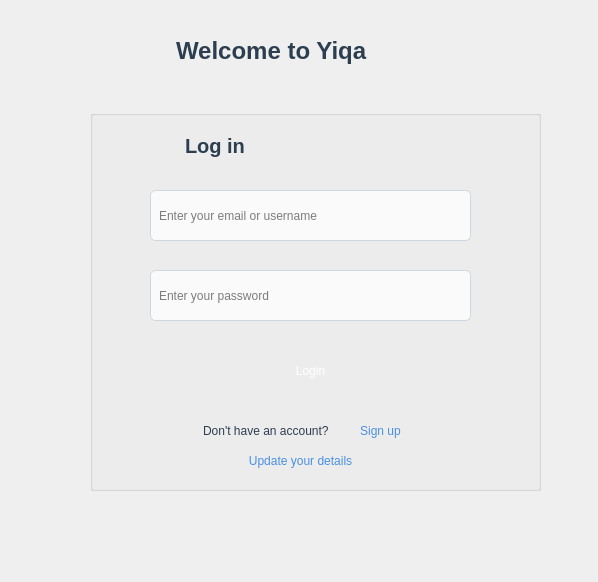
<?xml version="1.0" encoding="UTF-8"?>
<ui version="4.0">
 <class>Dialog</class>
 <widget class="QDialog" name="Dialog">
  <property name="geometry">
   <rect>
    <x>0</x>
    <y>0</y>
    <width>598</width>
    <height>582</height>
   </rect>
  </property>
  <property name="windowTitle">
   <string>Dialog</string>
  </property>
  <widget class="QLabel" name="welcome_label">
   <property name="geometry">
    <rect>
     <x>170</x>
     <y>10</y>
     <width>241</width>
     <height>81</height>
    </rect>
   </property>
   <property name="autoFillBackground">
    <bool>false</bool>
   </property>
   <property name="styleSheet">
    <string notr="true">    font-family: 'Segoe UI';
    font-size: 24px;
    font-weight: bold;
    color: #2C3E50;
    padding: 10px 0;
    qproperty-alignment: AlignCenter;

</string>
   </property>
   <property name="text">
    <string>Welcome to Yiqa</string>
   </property>
  </widget>
  <widget class="QStackedWidget" name="stackedWidget">
   <property name="geometry">
    <rect>
     <x>60</x>
     <y>90</y>
     <width>511</width>
     <height>461</height>
    </rect>
   </property>
   <property name="currentIndex">
    <number>0</number>
   </property>
   <widget class="QWidget" name="login_page">
    <widget class="QGroupBox" name="groupBox">
     <property name="geometry">
      <rect>
       <x>30</x>
       <y>20</y>
       <width>451</width>
       <height>381</height>
      </rect>
     </property>
     <property name="title">
      <string/>
     </property>
     <widget class="QLineEdit" name="email">
      <property name="geometry">
       <rect>
        <x>60</x>
        <y>80</y>
        <width>321</width>
        <height>51</height>
       </rect>
      </property>
      <property name="styleSheet">
       <string notr="true">background-color: #FAFAFA;
border: 1px solid #CED6E0;
border-radius: 5px;
padding: 6px;
</string>
      </property>
      <property name="placeholderText">
       <string>Enter your email or username</string>
      </property>
     </widget>
     <widget class="QLineEdit" name="password">
      <property name="geometry">
       <rect>
        <x>60</x>
        <y>160</y>
        <width>321</width>
        <height>51</height>
       </rect>
      </property>
      <property name="styleSheet">
       <string notr="true">background-color: #FAFAFA;
border: 1px solid #CED6E0;
border-radius: 5px;
padding: 6px;
</string>
      </property>
      <property name="maxLength">
       <number>8</number>
      </property>
      <property name="echoMode">
       <enum>QLineEdit::Password</enum>
      </property>
      <property name="placeholderText">
       <string>Enter your password</string>
      </property>
     </widget>
     <widget class="QPushButton" name="login_btn">
      <property name="geometry">
       <rect>
        <x>60</x>
        <y>240</y>
        <width>321</width>
        <height>41</height>
       </rect>
      </property>
      <property name="cursor">
       <cursorShape>PointingHandCursor</cursorShape>
      </property>
      <property name="styleSheet">
       <string notr="true">background: qlineargradient(x1:0, y1:0, x2:1, y2:0,
                            stop:0 #4A90E2, stop:1 #357ABD);
color: white;
border-radius: 6px;
</string>
      </property>
      <property name="text">
       <string>Login</string>
      </property>
     </widget>
     <widget class="QPushButton" name="signup_btn2">
      <property name="geometry">
       <rect>
        <x>260</x>
        <y>300</y>
        <width>61</width>
        <height>41</height>
       </rect>
      </property>
      <property name="cursor">
       <cursorShape>PointingHandCursor</cursorShape>
      </property>
      <property name="styleSheet">
       <string notr="true">color: #4A90E2;
border-radius: 6px;

</string>
      </property>
      <property name="text">
       <string>Sign up</string>
      </property>
     </widget>
     <widget class="QLabel" name="no_acc_label">
      <property name="geometry">
       <rect>
        <x>110</x>
        <y>300</y>
        <width>161</width>
        <height>41</height>
       </rect>
      </property>
      <property name="styleSheet">
       <string notr="true">    font-family: 'Segoe UI';
    font-size: 12px;
    color: #2C3E50;
    padding: 10px 0;
    qproperty-alignment: AlignCenter;

</string>
      </property>
      <property name="text">
       <string>Don't have an account?</string>
      </property>
     </widget>
     <widget class="QLabel" name="login_label">
      <property name="geometry">
       <rect>
        <x>90</x>
        <y>10</y>
        <width>191</width>
        <height>51</height>
       </rect>
      </property>
      <property name="styleSheet">
       <string notr="true">    font-family: 'Segoe UI';
    font-size: 20px;
    font-weight: bold;
    color: #2C3E50;
    padding: 10px 0;
    qproperty-alignment: AlignCenter;

</string>
      </property>
      <property name="text">
       <string>Log in</string>
      </property>
     </widget>
     <widget class="QPushButton" name="update_btn_2">
      <property name="geometry">
       <rect>
        <x>150</x>
        <y>330</y>
        <width>121</width>
        <height>41</height>
       </rect>
      </property>
      <property name="cursor">
       <cursorShape>PointingHandCursor</cursorShape>
      </property>
      <property name="styleSheet">
       <string notr="true">color: #4A90E2;
border-radius: 6px;

</string>
      </property>
      <property name="text">
       <string>Update your details</string>
      </property>
     </widget>
    </widget>
   </widget>
   <widget class="QWidget" name="signup_page">
    <widget class="QGroupBox" name="groupBox_2">
     <property name="geometry">
      <rect>
       <x>30</x>
       <y>30</y>
       <width>461</width>
       <height>421</height>
      </rect>
     </property>
     <property name="title">
      <string/>
     </property>
     <widget class="QLabel" name="SignUpLabel">
      <property name="geometry">
       <rect>
        <x>110</x>
        <y>0</y>
        <width>171</width>
        <height>51</height>
       </rect>
      </property>
      <property name="styleSheet">
       <string notr="true">    font-family: 'Segoe UI';
    font-size: 20px;
    font-weight: bold;
    color: #2C3E50;
    padding: 10px 0;
    qproperty-alignment: AlignCenter;

</string>
      </property>
      <property name="text">
       <string>Sign up</string>
      </property>
     </widget>
     <widget class="QLineEdit" name="email_2">
      <property name="geometry">
       <rect>
        <x>60</x>
        <y>50</y>
        <width>321</width>
        <height>51</height>
       </rect>
      </property>
      <property name="styleSheet">
       <string notr="true">background-color: #FAFAFA;
border: 1px solid #CED6E0;
border-radius: 5px;
padding: 6px;
</string>
      </property>
      <property name="inputMask">
       <string/>
      </property>
      <property name="placeholderText">
       <string>Enter your email or username</string>
      </property>
     </widget>
     <widget class="QLineEdit" name="phone_no">
      <property name="geometry">
       <rect>
        <x>60</x>
        <y>120</y>
        <width>321</width>
        <height>51</height>
       </rect>
      </property>
      <property name="accessibleDescription">
       <string/>
      </property>
      <property name="styleSheet">
       <string notr="true">background-color: #FAFAFA;
border: 1px solid #CED6E0;
border-radius: 5px;
padding: 6px;
</string>
      </property>
      <property name="inputMask">
       <string>+90 000-000-0000;_</string>
      </property>
      <property name="placeholderText">
       <string>Enter your telephone no</string>
      </property>
     </widget>
     <widget class="QLineEdit" name="password_2">
      <property name="geometry">
       <rect>
        <x>60</x>
        <y>190</y>
        <width>321</width>
        <height>51</height>
       </rect>
      </property>
      <property name="styleSheet">
       <string notr="true">background-color: #FAFAFA;
border: 1px solid #CED6E0;
border-radius: 5px;
padding: 6px;
</string>
      </property>
      <property name="maxLength">
       <number>8</number>
      </property>
      <property name="echoMode">
       <enum>QLineEdit::Password</enum>
      </property>
      <property name="placeholderText">
       <string>Create your password</string>
      </property>
     </widget>
     <widget class="QPushButton" name="signup_btn">
      <property name="geometry">
       <rect>
        <x>60</x>
        <y>340</y>
        <width>321</width>
        <height>41</height>
       </rect>
      </property>
      <property name="cursor">
       <cursorShape>PointingHandCursor</cursorShape>
      </property>
      <property name="styleSheet">
       <string notr="true">background: qlineargradient(x1:0, y1:0, x2:1, y2:0,
                            stop:0 #4A90E2, stop:1 #357ABD);
color: white;
border-radius: 6px;
</string>
      </property>
      <property name="text">
       <string>Sign up</string>
      </property>
     </widget>
     <widget class="QLineEdit" name="confirm_password">
      <property name="geometry">
       <rect>
        <x>60</x>
        <y>260</y>
        <width>321</width>
        <height>51</height>
       </rect>
      </property>
      <property name="styleSheet">
       <string notr="true">background-color: #FAFAFA;
border: 1px solid #CED6E0;
border-radius: 5px;
padding: 6px;
</string>
      </property>
      <property name="maxLength">
       <number>8</number>
      </property>
      <property name="echoMode">
       <enum>QLineEdit::Password</enum>
      </property>
      <property name="placeholderText">
       <string>Confirm your password</string>
      </property>
     </widget>
     <widget class="QComboBox" name="comboBox">
      <property name="geometry">
       <rect>
        <x>280</x>
        <y>20</y>
        <width>101</width>
        <height>22</height>
       </rect>
      </property>
      <item>
       <property name="text">
        <string>Student</string>
       </property>
      </item>
      <item>
       <property name="text">
        <string>Admin</string>
       </property>
      </item>
     </widget>
    </widget>
   </widget>
   <widget class="QWidget" name="page">
    <widget class="QGroupBox" name="groupBox_3">
     <property name="geometry">
      <rect>
       <x>30</x>
       <y>20</y>
       <width>451</width>
       <height>411</height>
      </rect>
     </property>
     <property name="title">
      <string/>
     </property>
     <widget class="QLabel" name="SignUpLabel_3">
      <property name="geometry">
       <rect>
        <x>80</x>
        <y>0</y>
        <width>261</width>
        <height>51</height>
       </rect>
      </property>
      <property name="styleSheet">
       <string notr="true">    font-family: 'Segoe UI';
    font-size: 20px;
    font-weight: bold;
    color: #2C3E50;
    padding: 10px 0;
    qproperty-alignment: AlignCenter;

</string>
      </property>
      <property name="text">
       <string>Update your credentials</string>
      </property>
     </widget>
     <widget class="QLineEdit" name="old_telephone">
      <property name="geometry">
       <rect>
        <x>60</x>
        <y>50</y>
        <width>321</width>
        <height>51</height>
       </rect>
      </property>
      <property name="styleSheet">
       <string notr="true">background-color: #FAFAFA;
border: 1px solid #CED6E0;
border-radius: 5px;
padding: 6px;
</string>
      </property>
      <property name="inputMask">
       <string>+90 000-000-0000;_</string>
      </property>
      <property name="placeholderText">
       <string>Enter old telephone no</string>
      </property>
     </widget>
     <widget class="QLineEdit" name="new_telephone">
      <property name="geometry">
       <rect>
        <x>60</x>
        <y>120</y>
        <width>321</width>
        <height>51</height>
       </rect>
      </property>
      <property name="styleSheet">
       <string notr="true">background-color: #FAFAFA;
border: 1px solid #CED6E0;
border-radius: 5px;
padding: 6px;
</string>
      </property>
      <property name="inputMask">
       <string>+90 000-000-0000;_</string>
      </property>
      <property name="placeholderText">
       <string>Enter new telephone no</string>
      </property>
     </widget>
     <widget class="QLineEdit" name="old_password">
      <property name="geometry">
       <rect>
        <x>60</x>
        <y>190</y>
        <width>321</width>
        <height>51</height>
       </rect>
      </property>
      <property name="styleSheet">
       <string notr="true">background-color: #FAFAFA;
border: 1px solid #CED6E0;
border-radius: 5px;
padding: 6px;
</string>
      </property>
      <property name="maxLength">
       <number>8</number>
      </property>
      <property name="echoMode">
       <enum>QLineEdit::Password</enum>
      </property>
      <property name="placeholderText">
       <string>Enter old password</string>
      </property>
     </widget>
     <widget class="QPushButton" name="update_btn">
      <property name="geometry">
       <rect>
        <x>60</x>
        <y>340</y>
        <width>321</width>
        <height>41</height>
       </rect>
      </property>
      <property name="cursor">
       <cursorShape>PointingHandCursor</cursorShape>
      </property>
      <property name="styleSheet">
       <string notr="true">background: qlineargradient(x1:0, y1:0, x2:1, y2:0,
                            stop:0 #4A90E2, stop:1 #357ABD);
color: white;
border-radius: 6px;
</string>
      </property>
      <property name="text">
       <string>Update</string>
      </property>
     </widget>
     <widget class="QLineEdit" name="new_password">
      <property name="geometry">
       <rect>
        <x>60</x>
        <y>260</y>
        <width>321</width>
        <height>51</height>
       </rect>
      </property>
      <property name="styleSheet">
       <string notr="true">background-color: #FAFAFA;
border: 1px solid #CED6E0;
border-radius: 5px;
padding: 6px;
</string>
      </property>
      <property name="echoMode">
       <enum>QLineEdit::Password</enum>
      </property>
      <property name="placeholderText">
       <string>Enter new password</string>
      </property>
     </widget>
    </widget>
   </widget>
  </widget>
  <widget class="QLabel" name="machine_icon">
   <property name="geometry">
    <rect>
     <x>540</x>
     <y>10</y>
     <width>51</width>
     <height>51</height>
    </rect>
   </property>
   <property name="text">
    <string/>
   </property>
   <property name="pixmap">
    <pixmap resource="machine.qrc">:/machine/icons8-washing-machine-94.png</pixmap>
   </property>
   <property name="scaledContents">
    <bool>true</bool>
   </property>
  </widget>
 </widget>
 <resources>
  <include location="machine.qrc"/>
 </resources>
 <connections/>
</ui>
